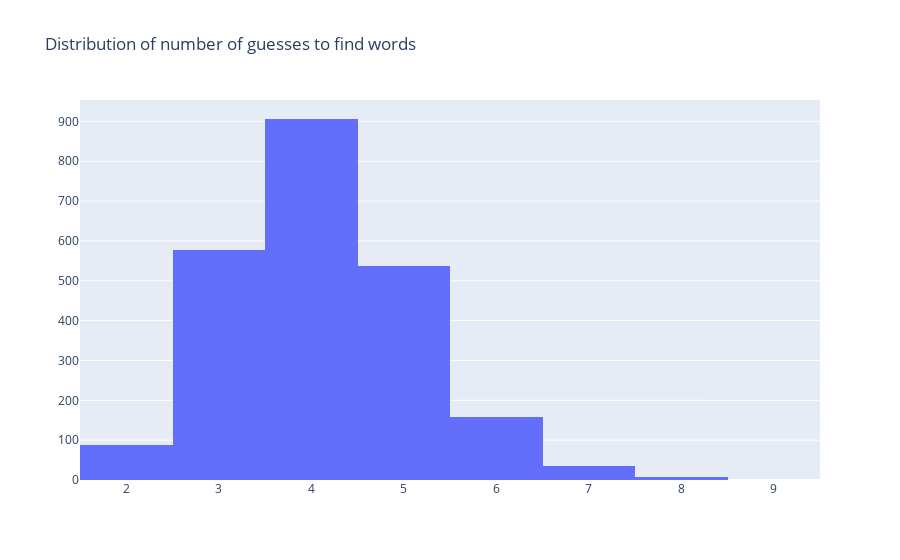

Notebook code cell kept with this figure:
### Markdown cell above
## Running algorithms on test data
The cell below enables the user to run each algorithm on different sized datasets, and saves the results in a CSV file so that it can be visualised below.

### Code cell
#Before running, ensure the kernel is set to the virtual environment "myvenv"

#Import top level function
from helper_functions.process_user_inputs import run_wordle_solver
from helper_functions.other_helper_functions.other_helper_functions import save_test_data

#User inputs
mode="all_words"
next_word_selection="random"
rag_colours=None

#Run wordle solver
solution=run_wordle_solver(mode,next_word_selection,rag_colours)

#Options for "mode": "real_python", "one_word", "100_words", "all_words"
#Options for "next_word_selection": "random","rank","brute_force_simple","brute_force_extended"

#Save test data
save_on_off="on" #Options: "on" or "off"

if save_on_off=="on" and (mode=="100_words" or mode=="all_words"):
    save_message=save_test_data(solution.n_guesses_all_words,mode,next_word_selection)
    print(save_message)

#Note:
# -- "real_python" runs the wordle solver in python to help solve the real wordle of the day...
#    ...using user RAG inputs for each successive word
# -- "one_word" runs the wordle solver for just one specific word
# -- "100_words" runs the wordle solver for 100 words. this is for initial testing, and is...
#    ...much quicker to run than "all_words"
# -- "all_words" runs the wordle solver across all available 5-letter...
#    ...words. This is used to assess overall performance. 

#If using "one_word" mode, then the attributes of the solution object are:
# - solution.actual_word = the actual word that we are trying to solve, which is currently randomly selected
# - solution.final_guess = the word that we thing is the actual word, based on the output of our algorithms
# - solution.n_guesses = the total number of guesses that it has taken to get to the final guess
# - solution.t_solve = the total number of time that it has taken to get to the final guess

#If using "all_words" or "100_words" mode, then the attributes of the solution object are:
# - solution.n_guesses_all_words = a list of the number of guesses that it took to solve each word
# - solution.t_solve_all_words = the total time that it took to solve all words in the dataset
# - solution.basic_stats = basic descriptive statistics on the number of guesses for all words, including average and range

### Figure 1 — Plotly figure (JSON) as saved in the notebook; plotly's stock layout.template omitted (floating-point values rounded to 4 significant figures; data arrays with more than 128 entries replaced by an {"elided": "..."} marker saying what was removed)
{"data": [{"type": "histogram", "x": {"elided": "2310 int values"}}], "layout": {"autosize": true, "title": {"text": "Distribution of number of guesses to find words"}, "xaxis": {"autorange": true, "range": [1.5, 9.5], "type": "linear"}, "yaxis": {"autorange": true, "range": [0, 953.7]}}}
